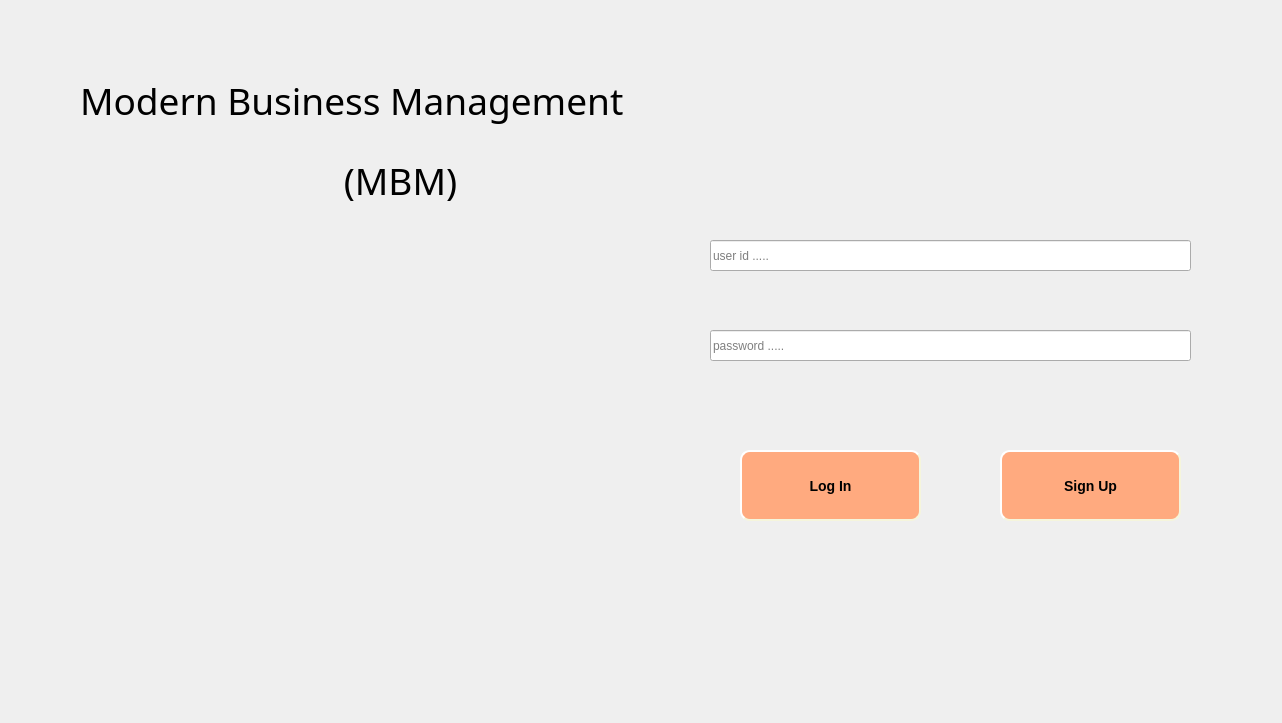
<?xml version="1.0" encoding="UTF-8"?>
<ui version="4.0">
 <class>Form</class>
 <widget class="QWidget" name="Form">
  <property name="geometry">
   <rect>
    <x>0</x>
    <y>0</y>
    <width>1282</width>
    <height>723</height>
   </rect>
  </property>
  <property name="cursor">
   <cursorShape>ArrowCursor</cursorShape>
  </property>
  <property name="acceptDrops">
   <bool>false</bool>
  </property>
  <property name="windowTitle">
   <string>Form</string>
  </property>
  <property name="windowIcon">
   <iconset>
    <normaloff>../../Chocobo project/ChocoboFlying Project/My_Project/Assets/more/medal_bronze.png</normaloff>../../Chocobo project/ChocoboFlying Project/My_Project/Assets/more/medal_bronze.png</iconset>
  </property>
  <property name="autoFillBackground">
   <bool>false</bool>
  </property>
  <property name="styleSheet">
   <string notr="true">QPushButton{
    background-color: rgb(255, 170, 127);
    border-style: outset;
    border-width: 2px;
    border-radius: 10px;
    border-color: beige;
    font: bold 14px;
    min-width: 5em;
    padding: 3px;
}

QComboBox {
	background-color: rgb(67, 196, 255);
    border: 1px rgb(85, 170, 255);
    border-radius: 3px;
    padding: 1px 18px 1px 3px;
    min-width: 6em;
    border-style: outset;
    border-width: 2px;
    border-radius: 10px;
    border-color: beige;
}

QComboBox:editable {
    background: rgb(85, 170, 255);
}

QComboBox:!editable:on, QComboBox::drop-down:editable:on {
    background: qlineargradient(x1: 0, y1: 0, x2: 0, y2: 1,
                                stop: 0 #D3D3D3, stop: 0.4 #D8D8D8,
                                stop: 0.5 #DDDDDD, stop: 1.0 #E1E1E1);
}

QComboBox:on { /* shift the text when the popup opens */
    padding-top: 3px;
    padding-left: 4px;
}

QComboBox QAbstractItemView {
    border: 2px solid rgb(75, 177, 255);
    selection-background-color: rgb(137, 190, 255);
}

</string>
  </property>
  <widget class="QPushButton" name="pushButton_1">
   <property name="enabled">
    <bool>true</bool>
   </property>
   <property name="geometry">
    <rect>
     <x>740</x>
     <y>450</y>
     <width>181</width>
     <height>71</height>
    </rect>
   </property>
   <property name="cursor">
    <cursorShape>PointingHandCursor</cursorShape>
   </property>
   <property name="layoutDirection">
    <enum>Qt::LeftToRight</enum>
   </property>
   <property name="autoFillBackground">
    <bool>false</bool>
   </property>
   <property name="styleSheet">
    <string notr="true">font: 63 14pt &quot;Segoe UI Semibold&quot;;</string>
   </property>
   <property name="text">
    <string>Log In</string>
   </property>
   <property name="checkable">
    <bool>false</bool>
   </property>
   <property name="autoDefault">
    <bool>false</bool>
   </property>
  </widget>
  <widget class="QPushButton" name="pushButton_2">
   <property name="geometry">
    <rect>
     <x>1000</x>
     <y>450</y>
     <width>181</width>
     <height>71</height>
    </rect>
   </property>
   <property name="cursor">
    <cursorShape>PointingHandCursor</cursorShape>
   </property>
   <property name="styleSheet">
    <string notr="true">font: 63 14pt &quot;Segoe UI Semibold&quot;;</string>
   </property>
   <property name="text">
    <string>Sign Up</string>
   </property>
  </widget>
  <widget class="QLineEdit" name="lineEdit_1">
   <property name="geometry">
    <rect>
     <x>710</x>
     <y>240</y>
     <width>481</width>
     <height>31</height>
    </rect>
   </property>
   <property name="inputMask">
    <string/>
   </property>
   <property name="text">
    <string/>
   </property>
   <property name="frame">
    <bool>true</bool>
   </property>
   <property name="echoMode">
    <enum>QLineEdit::Normal</enum>
   </property>
   <property name="dragEnabled">
    <bool>false</bool>
   </property>
   <property name="placeholderText">
    <string>user id .....</string>
   </property>
   <property name="cursorMoveStyle">
    <enum>Qt::LogicalMoveStyle</enum>
   </property>
  </widget>
  <widget class="QLineEdit" name="lineEdit_2">
   <property name="geometry">
    <rect>
     <x>710</x>
     <y>330</y>
     <width>481</width>
     <height>31</height>
    </rect>
   </property>
   <property name="text">
    <string/>
   </property>
   <property name="frame">
    <bool>true</bool>
   </property>
   <property name="echoMode">
    <enum>QLineEdit::Password</enum>
   </property>
   <property name="cursorPosition">
    <number>0</number>
   </property>
   <property name="placeholderText">
    <string>password .....</string>
   </property>
  </widget>
  <widget class="QLabel" name="label">
   <property name="geometry">
    <rect>
     <x>250</x>
     <y>130</y>
     <width>301</width>
     <height>101</height>
    </rect>
   </property>
   <property name="font">
    <font>
     <family>Eras Demi ITC</family>
     <pointsize>28</pointsize>
    </font>
   </property>
   <property name="text">
    <string>&lt;html&gt;&lt;head/&gt;&lt;body&gt;&lt;p align=&quot;center&quot;&gt;(MBM)&lt;/p&gt;&lt;/body&gt;&lt;/html&gt;</string>
   </property>
   <property name="textFormat">
    <enum>Qt::AutoText</enum>
   </property>
  </widget>
  <widget class="QLabel" name="label_2">
   <property name="geometry">
    <rect>
     <x>80</x>
     <y>50</y>
     <width>761</width>
     <height>101</height>
    </rect>
   </property>
   <property name="font">
    <font>
     <family>Eras Demi ITC</family>
     <pointsize>28</pointsize>
    </font>
   </property>
   <property name="text">
    <string>&lt;html&gt;&lt;head/&gt;&lt;body&gt;&lt;p&gt;Modern Business Management&lt;/p&gt;&lt;/body&gt;&lt;/html&gt;</string>
   </property>
   <property name="textFormat">
    <enum>Qt::AutoText</enum>
   </property>
  </widget>
  <widget class="QLabel" name="label_3">
   <property name="geometry">
    <rect>
     <x>-50</x>
     <y>260</y>
     <width>681</width>
     <height>331</height>
    </rect>
   </property>
   <property name="styleSheet">
    <string notr="true"/>
   </property>
   <property name="text">
    <string/>
   </property>
   <property name="pixmap">
    <pixmap>Images/selogo.png</pixmap>
   </property>
   <property name="scaledContents">
    <bool>false</bool>
   </property>
  </widget>
 </widget>
 <resources/>
 <connections/>
</ui>
